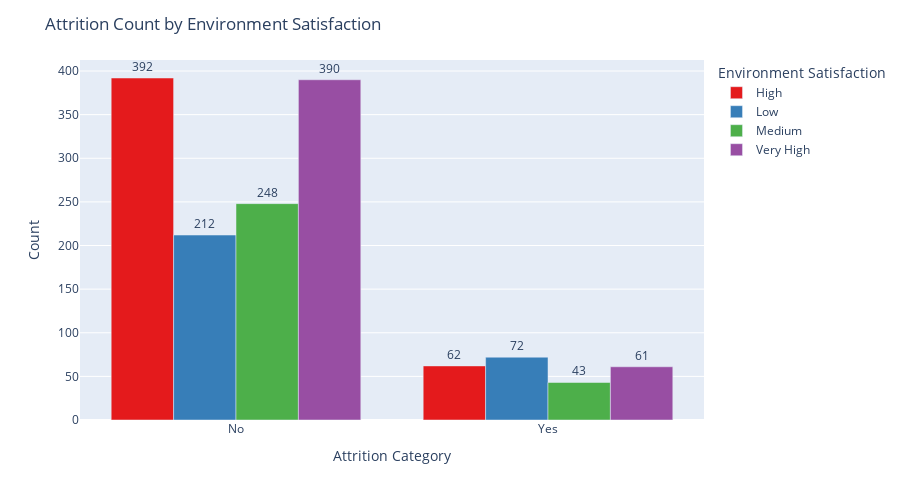

The notebook cell this image was saved under:
### Markdown cell above
#### Plotly Code

### Code cell
import plotly.express as px

# Map EnvironmentSatisfaction values to something more descriptive (optional but recommended)
env_sat_map = {
    1: 'Low',
    2: 'Medium',
    3: 'High',
    4: 'Very High'
}
df['EnvironmentSatisfaction_Mapped'] = df['EnvironmentSatisfaction'].map(env_sat_map)

# Group data to get counts
grouped_counts = df.groupby(['Attrition_Category', 'EnvironmentSatisfaction_Mapped']).size().reset_index(name='Count')

# Create Plotly grouped bar chart
fig = px.bar(grouped_counts,
             x='Attrition_Category',
             y='Count',
             color='EnvironmentSatisfaction_Mapped',
             barmode='group',
             text='Count',
             color_discrete_sequence=px.colors.qualitative.Set1)

# Customize layout
fig.update_traces(textposition='outside')
fig.update_layout(title='Attrition Count by Environment Satisfaction',
                  xaxis_title='Attrition Category',
                  yaxis_title='Count',
                  legend_title='Environment Satisfaction',
                  width=900,
                  height=500)

fig.show()

### Figure 1 — Plotly figure (JSON) as saved in the notebook; plotly's stock layout.template omitted (floating-point values rounded to 4 significant figures)
{"data": [{"alignmentgroup": "True", "hovertemplate": "EnvironmentSatisfaction_Mapped=High<br>Attrition_Category=%{x}<br>Count=%{text}<extra></extra>", "legendgroup": "High", "marker": {"color": "rgb(228,26,28)", "pattern": {"shape": ""}}, "name": "High", "offsetgroup": "High", "orientation": "v", "showlegend": true, "text": [392.0, 62.0], "textposition": "outside", "type": "bar", "x": ["No", "Yes"], "xaxis": "x", "y": [392, 62], "yaxis": "y"}, {"alignmentgroup": "True", "hovertemplate": "EnvironmentSatisfaction_Mapped=Low<br>Attrition_Category=%{x}<br>Count=%{text}<extra></extra>", "legendgroup": "Low", "marker": {"color": "rgb(55,126,184)", "pattern": {"shape": ""}}, "name": "Low", "offsetgroup": "Low", "orientation": "v", "showlegend": true, "text": [212.0, 72.0], "textposition": "outside", "type": "bar", "x": ["No", "Yes"], "xaxis": "x", "y": [212, 72], "yaxis": "y"}, {"alignmentgroup": "True", "hovertemplate": "EnvironmentSatisfaction_Mapped=Medium<br>Attrition_Category=%{x}<br>Count=%{text}<extra></extra>", "legendgroup": "Medium", "marker": {"color": "rgb(77,175,74)", "pattern": {"shape": ""}}, "name": "Medium", "offsetgroup": "Medium", "orientation": "v", "showlegend": true, "text": [248.0, 43.0], "textposition": "outside", "type": "bar", "x": ["No", "Yes"], "xaxis": "x", "y": [248, 43], "yaxis": "y"}, {"alignmentgroup": "True", "hovertemplate": "EnvironmentSatisfaction_Mapped=Very High<br>Attrition_Category=%{x}<br>Count=%{text}<extra></extra>", "legendgroup": "Very High", "marker": {"color": "rgb(152,78,163)", "pattern": {"shape": ""}}, "name": "Very High", "offsetgroup": "Very High", "orientation": "v", "showlegend": true, "text": [390.0, 61.0], "textposition": "outside", "type": "bar", "x": ["No", "Yes"], "xaxis": "x", "y": [390, 61], "yaxis": "y"}], "layout": {"barmode": "group", "height": 500, "legend": {"title": {"text": "Environment Satisfaction"}, "tracegroupgap": 0}, "margin": {"t": 60}, "title": {"text": "Attrition Count by Environment Satisfaction"}, "width": 900, "xaxis": {"anchor": "y", "domain": [0, 1], "title": {"text": "Attrition Category"}}, "yaxis": {"anchor": "x", "domain": [0, 1], "title": {"text": "Count"}}}}
